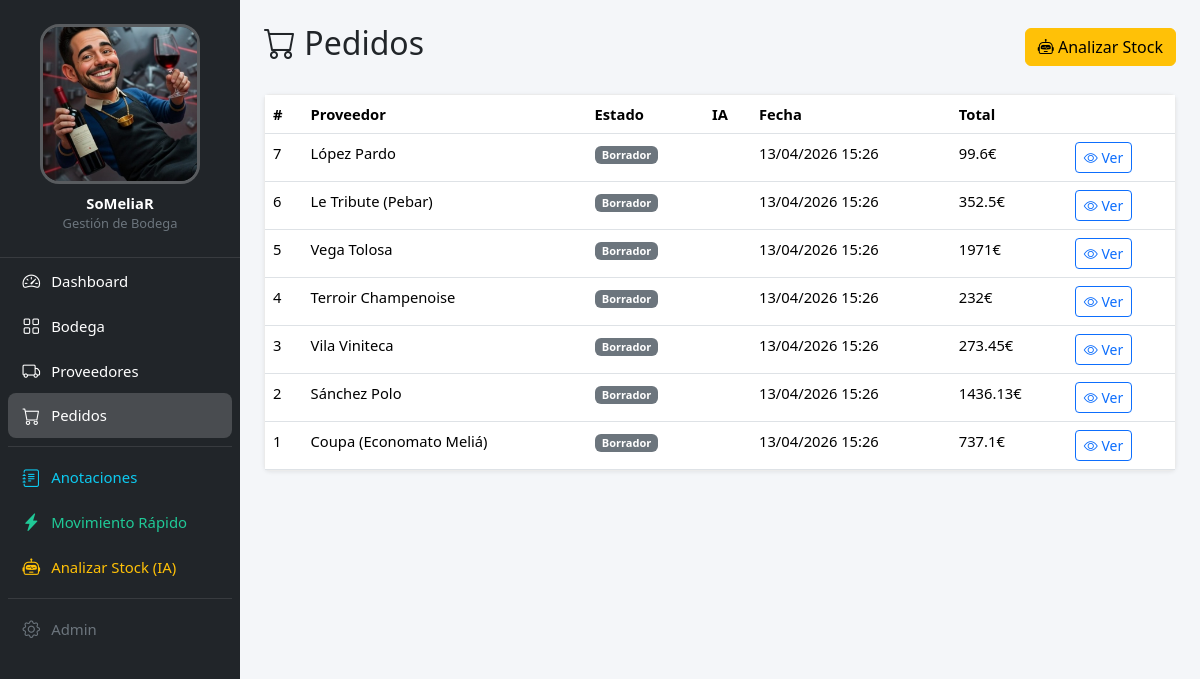
Page /pedidos/ on the earlier database version.
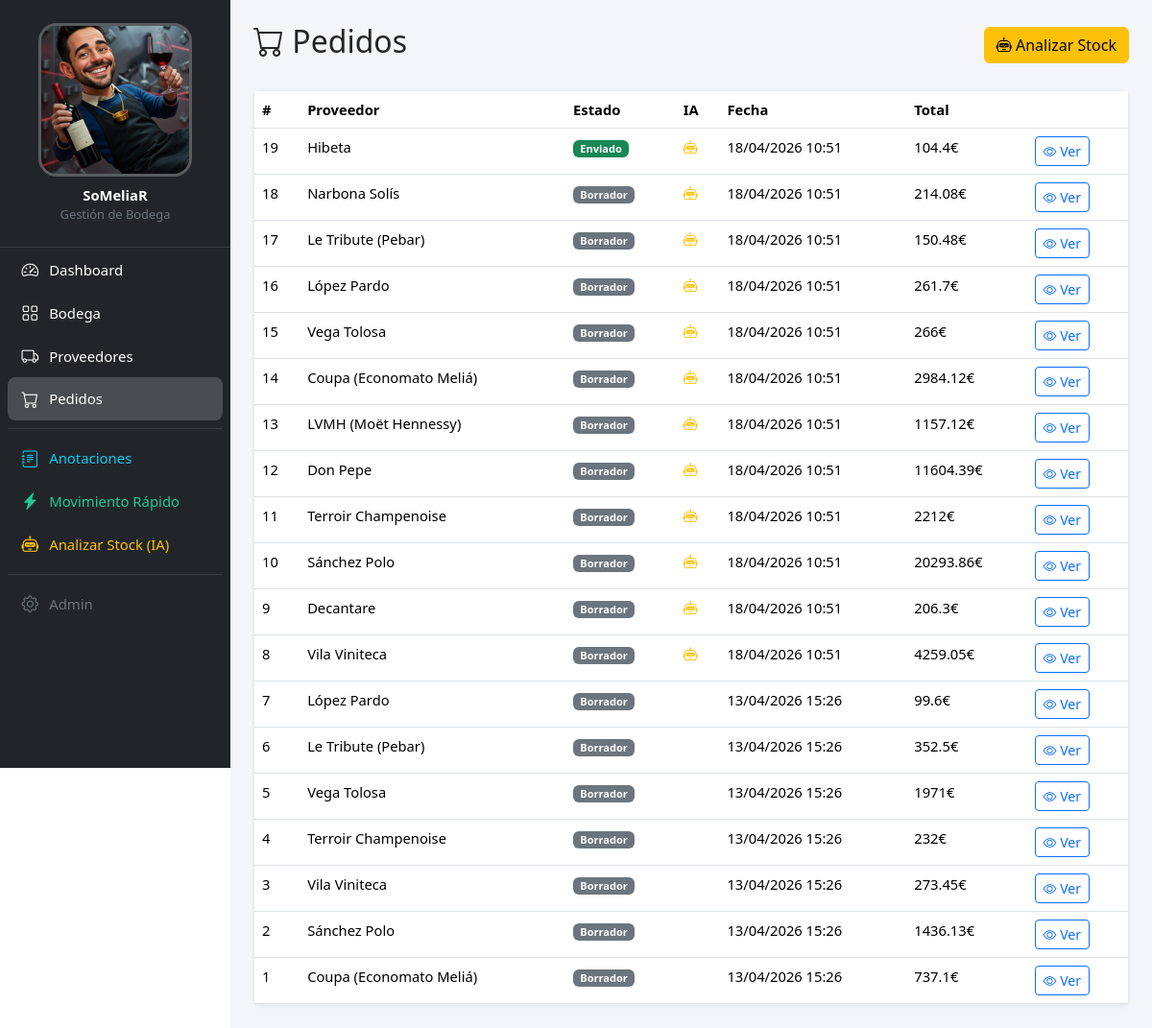
Same page on the later database version.
### pedidos/models.py (models this page shows, shortened)
class Pedido(models.Model):
    class Estado(models.TextChoices):
        BORRADOR = "borrador", "Borrador"
        PENDIENTE = "pendiente", "Pendiente de revisión"
        ENVIADO = "enviado", "Enviado"
        RECIBIDO = "recibido", "Recibido"
    proveedor = models.ForeignKey(
        "proveedores.Proveedor",
        on_delete=models.CASCADE,
        related_name="pedidos",
    )
    fecha_creacion = models.DateTimeField(auto_now_add=True)
    estado = models.CharField(
        max_length=20, choices=Estado.choices, default=Estado.BORRADOR, db_index=True
    )
    generado_por_ia = models.BooleanField(default=False)
    texto_ia = models.TextField("texto generado por IA", blank=True)
    notas = models.TextField(blank=True)
    class Meta:
        ordering = ["-fecha_creacion"]
        verbose_name = "pedido"
        verbose_name_plural = "pedidos"
    @property
    def total(self):
        return sum(
            linea.precio_unitario * (linea.cantidad_final or linea.cantidad_sugerida)
            for linea in self.lineas.all()
        )

class LineaPedido(models.Model):
    pedido = models.ForeignKey(
        Pedido, on_delete=models.CASCADE, related_name="lineas"
    )
    vino = models.ForeignKey(
        "bodega.Vino", on_delete=models.CASCADE, related_name="lineas_pedido"
    )
    cantidad_sugerida = models.PositiveIntegerField()
    cantidad_final = models.PositiveIntegerField(null=True, blank=True)
    precio_unitario = models.DecimalField(max_digits=8, decimal_places=2)
    class Meta:
        verbose_name = "línea de pedido"
        verbose_name_plural = "líneas de pedido"

### proveedores/models.py (models this page shows)
class Proveedor(models.Model):
    nombre = models.CharField(max_length=200)
    email = models.EmailField()
    telefono = models.CharField(max_length=30, blank=True)
    contacto = models.CharField(
        "persona de contacto", max_length=200, blank=True
    )
    notas = models.TextField(blank=True)
    activo = models.BooleanField(default=True)
    class Meta:
        ordering = ["nombre"]
        verbose_name = "proveedor"
        verbose_name_plural = "proveedores"
    def __str__(self):
        return self.nombre

### pedidos/views.py (the view)
# urls.py: path("", views.pedido_list, name="pedido_list"),
def pedido_list(request):
    pedidos = Pedido.objects.select_related("proveedor").all()
    return render(request, "pedidos/pedido_list.html", {"pedidos": pedidos})

### core/templatetags/fmt_filters.py (called while the page is built)
@register.filter(name="fmt_num")
def fmt_num(value):
    try:
        return f"{float(value):.2f}".rstrip("0").rstrip(".")
    except (TypeError, ValueError):
        return value

### templates/pedidos/pedido_list.html (shortened to what this page needs)
{% extends 'base.html' %}
{% load fmt_filters %}
{% block content %}
<div class="d-flex justify-content-between align-items-center mb-4">
    <h2><i class="bi bi-cart"></i> Pedidos</h2>
    <a href="{% url 'pedidos:analizar_stock' %}" class="btn btn-warning">
        <i class="bi bi-robot"></i> Analizar Stock
    </a>
</div>
<div class="card">
    <div class="card-body p-0" style="min-width:0">
        <table class="table table-hover mb-0" style="min-width:600px">
            <thead>
                <tr>
                    <th>#</th>
                    <th>Proveedor</th>
                    <th>Estado</th>
                    <th>IA</th>
                    <th>Fecha</th>
                    <th>Total</th>
                    <th></th>
                </tr>
            </thead>
            <tbody>
                {% for p in pedidos %}
                <tr>
                    <td>{{ p.pk }}</td>
                    <td>{{ p.proveedor }}</td>
                    <td>
                        <span class="badge
                            {% if p.estado == 'borrador' %}bg-secondary
                            {% elif p.estado == 'pendiente' %}bg-warning text-dark
                            {% elif p.estado == 'enviado' %}bg-success
                            {% elif p.estado == 'recibido' %}bg-primary
                            {% endif %}">
                            {{ p.get_estado_display }}
                        </span>
                    </td>
                    <td>{% if p.generado_por_ia %}<i class="bi bi-robot text-warning"></i>{% endif %}</td>
                    <td>{{ p.fecha_creacion|date:"d/m/Y H:i" }}</td>
                    <td>{{ p.total|fmt_num }}€</td>
                    <td>
                        <a href="{% url 'pedidos:pedido_detail' p.pk %}" class="btn btn-sm btn-outline-primary">
                            <i class="bi bi-eye"></i> Ver
                        </a>
                    </td>
                </tr>
                {% empty %}
                <tr><td colspan="7" class="text-muted">No hay pedidos. Usa "Analizar Stock" para generar pedidos.</td></tr>
                {% endfor %}
            </tbody>
        </table>
    </div>
</div>
{% endblock %}

### templates/base.html (shortened to what this page needs)
<!DOCTYPE html>
<html lang="es">
<head>
    <link href="https://cdn.jsdelivr.net/npm/bootstrap@5.3.3/dist/css/bootstrap.min.css" rel="stylesheet">
    <link href="https://cdn.jsdelivr.net/npm/bootstrap-icons@1.11.3/font/bootstrap-icons.min.css" rel="stylesheet">
    {% load static %}
    <link rel="stylesheet" href="{% static 'css/layout.css' %}">
</head>
<body>
    <div class="app-wrapper">
        <nav id="sidebar"
             class="offcanvas-lg offcanvas-start sidebar-nav bg-dark text-white"
             tabindex="-1" aria-labelledby="sidebarLabel">
            <div class="offcanvas-body sidebar-body">
                <div class="sidebar-brand d-none d-lg-flex flex-column align-items-center py-4 px-3">
                    <img src="{% static 'img/logo_cayetano.jpeg' %}" alt="SoMeliaR"
                         class="sidebar-logo mb-2">
                    <div class="fw-bold text-white">SoMeliaR</div>
                    <small class="text-secondary">Gestión de Bodega</small>
                </div>
                <ul class="nav flex-column px-2 pb-3">
                    <li class="nav-item">
                        <a class="nav-link sidebar-link text-white" href="{% url 'core:dashboard' %}">
                            <i class="bi bi-speedometer2"></i><span>Dashboard</span>
                        </a>
                    </li>
                    <li class="nav-item">
                        <a class="nav-link sidebar-link text-white" href="{% url 'bodega:vino_list' %}">
                            <i class="bi bi-grid"></i><span>Bodega</span>
                        </a>
                    </li>
                    <li class="nav-item">
                        <a class="nav-link sidebar-link text-white" href="{% url 'proveedores:proveedor_list' %}">
                            <i class="bi bi-truck"></i><span>Proveedores</span>
                        </a>
                    </li>
                    <li class="nav-item">
                        <a class="nav-link sidebar-link text-white" href="{% url 'pedidos:pedido_list' %}">
                            <i class="bi bi-cart"></i><span>Pedidos</span>
                        </a>
                    </li>
                    <li class="nav-item sidebar-divider">
                        <a class="nav-link sidebar-link text-info" href="{% url 'core:anotaciones' %}">
                            <i class="bi bi-journal-text"></i><span>Anotaciones</span>
                        </a>
                    </li>
                    <li class="nav-item">
                        <a class="nav-link sidebar-link sidebar-link--success" href="{% url 'bodega:movimiento_rapido' %}">
                            <i class="bi bi-lightning-charge-fill"></i><span>Movimiento Rápido</span>
                        </a>
                    </li>
                    <li class="nav-item">
                        <a class="nav-link sidebar-link sidebar-link--warning" href="{% url 'pedidos:analizar_stock' %}">
                            <i class="bi bi-robot"></i><span>Analizar Stock (IA)</span>
                        </a>
                    </li>
                    <li class="nav-item sidebar-divider">
                        <a class="nav-link sidebar-link text-secondary" href="{% url 'admin:index' %}">
                            <i class="bi bi-gear"></i><span>Admin</span>
                        </a>
                    </li>
                </ul>
            </div>
        </nav>
        <main class="app-main">
            {% block content %}{% endblock %}
        </main>
    </div>
</body>
</html>

### static/css/layout.css (style rules this page uses)
:root { --sidebar-width: 270px; --topbar-height: 56px; --sidebar-bg: #212529; --sidebar-border: rgba(255, 255, 255, 0.1); --link-hover-bg: rgba(255, 255, 255, 0.1); --link-active-bg: rgba(255, 255, 255, 0.18); --link-success-hover: rgba(25, 135, 84, 0.18); --link-warning-hover: rgba(255, 193, 7, 0.18); }
body { font-size: 0.92rem; }
.app-wrapper { display: flex; min-height: 100vh; }
#sidebar { --bs-offcanvas-width: var(--sidebar-width); }
@media (min-width: 992px) { #sidebar { background-color: var(--sidebar-bg) !important; width: var(--sidebar-width); flex-shrink: 0; position: sticky; top: 0; height: 100vh; display: flex !important; flex-direction: column; overflow: hidden; } }
@media (min-width: 992px) { #sidebar .sidebar-body { display: flex !important; flex-direction: column; flex: 1 1 auto; overflow-y: auto; padding: 0 !important; scrollbar-width: thin; scrollbar-color: rgba(255, 255, 255, 0.2) transparent; } }
.sidebar-logo { width: 200px; height: 200px; object-fit: cover; border-radius: 12%; border: 3px solid rgba(255, 255, 255, 0.25); }
@media (min-width: 992px) and (max-width: 1399.98px) { .sidebar-logo { width: 160px; height: 160px; } }
.sidebar-brand { border-bottom: 1px solid var(--sidebar-border); flex-shrink: 0; }
#sidebar .sidebar-link { display: flex; align-items: center; gap: 0.65rem; padding: 0.58rem 0.85rem; border-radius: 0.5rem; white-space: nowrap; font-size: 0.93rem; text-decoration: none; transition: background-color 0.15s ease; }
#sidebar .sidebar-link i { font-size: 1.1rem; flex-shrink: 0; width: 1.2rem; text-align: center; }
#sidebar .sidebar-link.active { background-color: var(--link-active-bg); font-weight: 500; }
#sidebar .sidebar-link--success { color: #20c997 !important; }
#sidebar .sidebar-link--warning { color: #ffc107 !important; }
.sidebar-divider { margin-top: 0.5rem; padding-top: 0.5rem; border-top: 1px solid var(--sidebar-border); }
.app-main { flex: 1 1 0; min-width: 0; padding: 1rem; background: #f4f6f9; min-height: 100vh; }
@media (min-width: 480px) { .app-main { padding: 1.25rem; } }
@media (min-width: 576px) { .app-main { padding: 1.5rem; } }
@media (min-width: 992px) { .app-main { padding: 2rem; } }
.card { box-shadow: 0 1px 4px rgba(0, 0, 0, 0.08); border-color: rgba(0, 0, 0, 0.08); }
.card-body.p-0 { overflow-x: auto; -webkit-overflow-scrolling: touch; }
@media (min-width: 992px) and (max-width: 1399.98px) { :root { --sidebar-width: 240px; } }
@media (min-width: 992px) and (max-width: 1399.98px) { .app-main { padding: 1.5rem; } }

Differences in the rows shown:
added Pedido: pk "19", proveedor "Hibeta", estado "Enviado", generado_por_ia True (drawn), fecha_creacion "18/04/2026 10:51", total|fmt_num "104.4"
added Pedido: pk "18", proveedor "Narbona Solís", estado "Borrador", generado_por_ia True (drawn), fecha_creacion "18/04/2026 10:51", total|fmt_num "214.08"
added Pedido: pk "17", proveedor "Le Tribute (Pebar)", estado "Borrador", generado_por_ia True (drawn), fecha_creacion "18/04/2026 10:51", total|fmt_num "150.48"
added Pedido: pk "16", proveedor "López Pardo", estado "Borrador", generado_por_ia True (drawn), fecha_creacion "18/04/2026 10:51", total|fmt_num "261.7"
added Pedido: pk "15", proveedor "Vega Tolosa", estado "Borrador", generado_por_ia True (drawn), fecha_creacion "18/04/2026 10:51", total|fmt_num "266"
added Pedido: pk "14", proveedor "Coupa (Economato Meliá)", estado "Borrador", generado_por_ia True (drawn), fecha_creacion "18/04/2026 10:51", total|fmt_num "2984.12"
added Pedido: pk "13", proveedor "LVMH (Moët Hennessy)", estado "Borrador", generado_por_ia True (drawn), fecha_creacion "18/04/2026 10:51", total|fmt_num "1157.12"
added Pedido: pk "12", proveedor "Don Pepe", estado "Borrador", generado_por_ia True (drawn), fecha_creacion "18/04/2026 10:51", total|fmt_num "11604.39"
added Pedido: pk "11", proveedor "Terroir Champenoise", estado "Borrador", generado_por_ia True (drawn), fecha_creacion "18/04/2026 10:51", total|fmt_num "2212"
added Pedido: pk "10", proveedor "Sánchez Polo", estado "Borrador", generado_por_ia True (drawn), fecha_creacion "18/04/2026 10:51", total|fmt_num "20293.86"
added Pedido: pk "9", proveedor "Decantare", estado "Borrador", generado_por_ia True (drawn), fecha_creacion "18/04/2026 10:51", total|fmt_num "206.3"
added Pedido: pk "8", proveedor "Vila Viniteca", estado "Borrador", generado_por_ia True (drawn), fecha_creacion "18/04/2026 10:51", total|fmt_num "4259.05"
